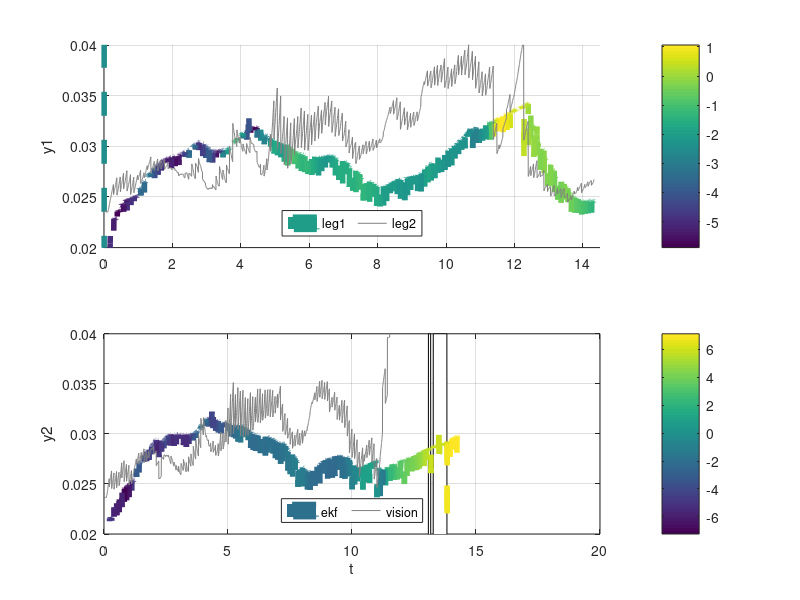

Here is the MATLAB script that generated this plot:
clear all;
load('EKF_log_70.mat');
x = t;
y = EKF_log(:,1);
y(end) = NaN;
c = log(EKF_log(:,42));
figure1 = figure(100);
subplot(2,1,1);
t = ts_ - ts_(1);
for i=1:length(t)
   delt_r_c(i) = norm(EKF_log(i,1:3)-EKF_log(i,15:17));  
end

y = delt_r_c;
y(end) = NaN;
h1 = patch(x,y,c,'EdgeColor','interp','LineWidth',4,'LineStyle','--')

hold all;
for i=1:length(t)
   delt_r_c(i) = norm(EKF_log(i,8:10)-EKF_log(i,15:17));  
end
h2 = plot(t,delt_r_c,'color',[0.5 0.5 0.5]);
ylabel('y1');
legend([h1 h2],{'leg1','leg2'},'Location','South','Orientation','Horizontal');

grid on
ylim([0.02,0.04]);
xlim([0,14.5]);
colorbar;



subplot(2,1,2);




clear all;


load('EKF_log_74.mat');
figure1 = figure(100);
x = t;
y = EKF_log(:,1);
y(end) = NaN;
c = log(EKF_log(:,42));
t = ts_ - ts_(1);
area(t,(1-EKF_log(:,39))*0.04,'FaceColor','flat');
for i=1:length(t)
   delt_r_c(i) = norm(EKF_log(i,1:3)-EKF_log(i,15:17));  
end

y = delt_r_c;
y(end) = NaN;
h1 = patch(x,y,c,'EdgeColor','interp','LineWidth',4,'LineStyle','--')

hold all;
for i=1:length(t)
   delt_r_c(i) = norm(EKF_log(i,8:10)-EKF_log(i,15:17));  
end
h2 = plot(t,delt_r_c,'color',[0.5 0.5 0.5]);
legend([h1 h2],{'ekf','vision'},'Location','South','Orientation','Horizontal');
grid on;ylabel('y2')
ylim([0.02,0.04]);
colorbar;
xlabel('t')
print('Roberto_RAL_18/figures/fig_norm_errors','-depsc');